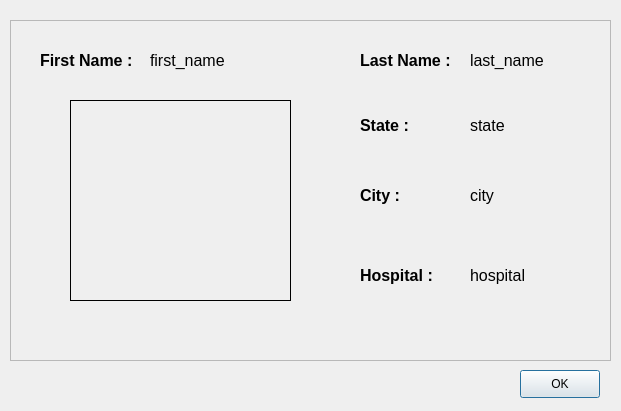
<?xml version="1.0" encoding="UTF-8"?>
<ui version="4.0">
 <class>adminProfile</class>
 <widget class="QDialog" name="adminProfile">
  <property name="geometry">
   <rect>
    <x>0</x>
    <y>0</y>
    <width>621</width>
    <height>411</height>
   </rect>
  </property>
  <property name="windowTitle">
   <string>Admin Profile</string>
  </property>
  <widget class="QFrame" name="frame">
   <property name="geometry">
    <rect>
     <x>10</x>
     <y>20</y>
     <width>601</width>
     <height>341</height>
    </rect>
   </property>
   <property name="styleSheet">
    <string notr="true"/>
   </property>
   <property name="frameShape">
    <enum>QFrame::StyledPanel</enum>
   </property>
   <property name="frameShadow">
    <enum>QFrame::Raised</enum>
   </property>
   <widget class="QLabel" name="firstNameLabel">
    <property name="geometry">
     <rect>
      <x>30</x>
      <y>20</y>
      <width>101</width>
      <height>41</height>
     </rect>
    </property>
    <property name="text">
     <string>&lt;html&gt;&lt;head/&gt;&lt;body&gt;&lt;p&gt;&lt;span style=&quot; font-size:12pt; font-weight:600;&quot;&gt;First Name : &lt;/span&gt;&lt;/p&gt;&lt;/body&gt;&lt;/html&gt;</string>
    </property>
   </widget>
   <widget class="QWidget" name="widget" native="true">
    <property name="geometry">
     <rect>
      <x>60</x>
      <y>80</y>
      <width>221</width>
      <height>201</height>
     </rect>
    </property>
    <property name="autoFillBackground">
     <bool>false</bool>
    </property>
    <property name="styleSheet">
     <string notr="true">image: url(:/adminPic.png);
border-style:solid;
border-width:1px;
border-color: rgb(0, 0, 0);</string>
    </property>
   </widget>
   <widget class="QLabel" name="lastNameLabel">
    <property name="geometry">
     <rect>
      <x>350</x>
      <y>20</y>
      <width>101</width>
      <height>41</height>
     </rect>
    </property>
    <property name="text">
     <string>&lt;html&gt;&lt;head/&gt;&lt;body&gt;&lt;p&gt;&lt;span style=&quot; font-size:12pt; font-weight:600;&quot;&gt;Last Name : &lt;/span&gt;&lt;/p&gt;&lt;/body&gt;&lt;/html&gt;</string>
    </property>
   </widget>
   <widget class="QLabel" name="stateLabel">
    <property name="geometry">
     <rect>
      <x>350</x>
      <y>90</y>
      <width>111</width>
      <height>31</height>
     </rect>
    </property>
    <property name="text">
     <string>&lt;html&gt;&lt;head/&gt;&lt;body&gt;&lt;p&gt;&lt;span style=&quot; font-size:12pt; font-weight:600;&quot;&gt;State : &lt;/span&gt;&lt;/p&gt;&lt;/body&gt;&lt;/html&gt;</string>
    </property>
   </widget>
   <widget class="QLabel" name="cityLabel">
    <property name="geometry">
     <rect>
      <x>350</x>
      <y>160</y>
      <width>111</width>
      <height>31</height>
     </rect>
    </property>
    <property name="text">
     <string>&lt;html&gt;&lt;head/&gt;&lt;body&gt;&lt;p&gt;&lt;span style=&quot; font-size:12pt; font-weight:600;&quot;&gt;City : &lt;/span&gt;&lt;/p&gt;&lt;/body&gt;&lt;/html&gt;</string>
    </property>
   </widget>
   <widget class="QLabel" name="hospitalLabel">
    <property name="geometry">
     <rect>
      <x>350</x>
      <y>240</y>
      <width>111</width>
      <height>31</height>
     </rect>
    </property>
    <property name="text">
     <string>&lt;html&gt;&lt;head/&gt;&lt;body&gt;&lt;p&gt;&lt;span style=&quot; font-size:12pt; font-weight:600;&quot;&gt;Hospital : &lt;/span&gt;&lt;/p&gt;&lt;/body&gt;&lt;/html&gt;</string>
    </property>
   </widget>
   <widget class="QLabel" name="firstName">
    <property name="geometry">
     <rect>
      <x>140</x>
      <y>20</y>
      <width>171</width>
      <height>41</height>
     </rect>
    </property>
    <property name="styleSheet">
     <string notr="true">font-size:12pt;</string>
    </property>
    <property name="text">
     <string>first_name</string>
    </property>
   </widget>
   <widget class="QLabel" name="lastName">
    <property name="geometry">
     <rect>
      <x>460</x>
      <y>20</y>
      <width>211</width>
      <height>41</height>
     </rect>
    </property>
    <property name="styleSheet">
     <string notr="true">font-size:12pt;</string>
    </property>
    <property name="text">
     <string>last_name</string>
    </property>
   </widget>
   <widget class="QLabel" name="state">
    <property name="geometry">
     <rect>
      <x>460</x>
      <y>90</y>
      <width>211</width>
      <height>31</height>
     </rect>
    </property>
    <property name="styleSheet">
     <string notr="true">font-size:12pt;</string>
    </property>
    <property name="text">
     <string>state</string>
    </property>
   </widget>
   <widget class="QLabel" name="city">
    <property name="geometry">
     <rect>
      <x>460</x>
      <y>160</y>
      <width>211</width>
      <height>31</height>
     </rect>
    </property>
    <property name="styleSheet">
     <string notr="true">font-size:12pt;</string>
    </property>
    <property name="text">
     <string>city</string>
    </property>
   </widget>
   <widget class="QLabel" name="hospital">
    <property name="geometry">
     <rect>
      <x>460</x>
      <y>240</y>
      <width>211</width>
      <height>31</height>
     </rect>
    </property>
    <property name="styleSheet">
     <string notr="true">font-size:12pt;</string>
    </property>
    <property name="text">
     <string>hospital</string>
    </property>
   </widget>
  </widget>
  <widget class="QPushButton" name="pushButton">
   <property name="geometry">
    <rect>
     <x>520</x>
     <y>370</y>
     <width>80</width>
     <height>28</height>
    </rect>
   </property>
   <property name="text">
    <string>OK</string>
   </property>
  </widget>
 </widget>
 <resources>
  <include location="../../../../Images/img.qrc"/>
 </resources>
 <connections/>
</ui>
